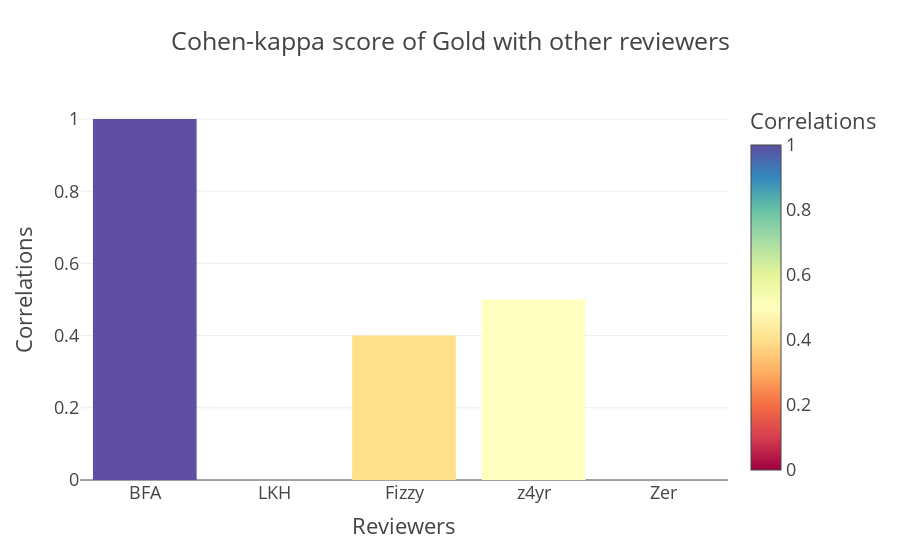

The notebook cell saved with this chart:
### Code cell
px.bar(data_frame=df, 
      x= "Reviewers",
      y="Correlations",
      color="Correlations",
       template="presentation",
      color_continuous_scale=px.colors.diverging.Spectral,
       title="Cohen-kappa score of Gold with other reviewers",
      #width=500
      )

### Figure 1 — Plotly figure (JSON) as saved in the notebook; plotly's stock layout.template omitted (floating-point values rounded to 4 significant figures)
{"data": [{"alignmentgroup": "True", "hovertemplate": "Reviewers=%{x}<br>Correlations=%{marker.color}<extra></extra>", "legendgroup": "", "marker": {"color": [1, 0, 0.4, 0.5, 0], "coloraxis": "coloraxis", "pattern": {"shape": ""}}, "name": "", "offsetgroup": "", "orientation": "v", "showlegend": false, "textposition": "auto", "type": "bar", "x": ["BFA", "LKH", "Fizzy", "z4yr", "Zer"], "xaxis": "x", "y": [1, 0, 0.4, 0.5, 0], "yaxis": "y"}], "layout": {"barmode": "relative", "coloraxis": {"colorbar": {"title": {"text": "Correlations"}}, "colorscale": [[0, "rgb(158,1,66)"], [0.1, "rgb(213,62,79)"], [0.2, "rgb(244,109,67)"], [0.3, "rgb(253,174,97)"], [0.4, "rgb(254,224,139)"], [0.5, "rgb(255,255,191)"], [0.6, "rgb(230,245,152)"], [0.7, "rgb(171,221,164)"], [0.8, "rgb(102,194,165)"], [0.9, "rgb(50,136,189)"], [1, "rgb(94,79,162)"]]}, "legend": {"tracegroupgap": 0}, "title": {"text": "Cohen-kappa score of Gold with other reviewers"}, "xaxis": {"anchor": "y", "domain": [0, 1], "title": {"text": "Reviewers"}}, "yaxis": {"anchor": "x", "domain": [0, 1], "title": {"text": "Correlations"}}}}
